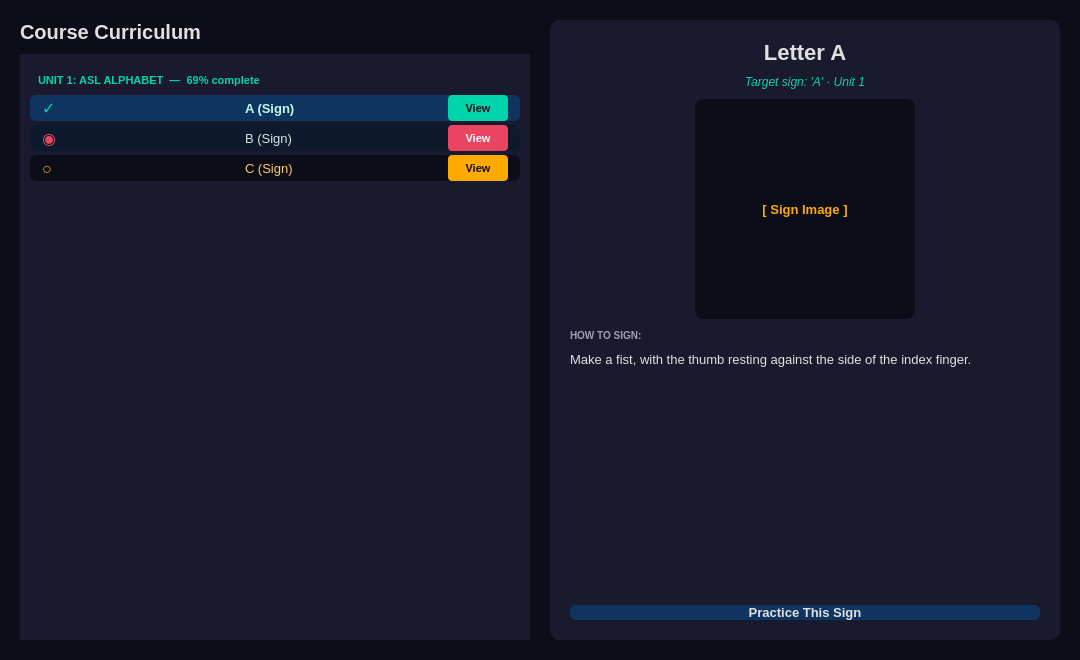
<?xml version='1.0' encoding='utf-8'?>
<ui version="4.0">
 <class>LearnScreen</class>
 <widget class="QWidget" name="pageLearn">
  <property name="geometry">
   <rect>
    <x>0</x>
    <y>0</y>
    <width>1080</width>
    <height>660</height>
   </rect>
  </property>
  <property name="styleSheet">
   <string>QWidget { background-color: #0d0d1a; }</string>
  </property>
  <layout class="QHBoxLayout" name="learnMainLayout">
   <property name="leftMargin">
    <number>20</number>
   </property>
   <property name="topMargin">
    <number>20</number>
   </property>
   <property name="rightMargin">
    <number>20</number>
   </property>
   <property name="bottomMargin">
    <number>20</number>
   </property>
   <property name="spacing">
    <number>20</number>
   </property>
   <item>
    <layout class="QVBoxLayout" name="learnLeftLayout">
     <property name="spacing">
      <number>10</number>
     </property>
     <item>
      <widget class="QLabel" name="learnTitleLabel">
       <property name="text">
        <string>Course Curriculum</string>
       </property>
       <property name="styleSheet">
        <string>QLabel { color: #e0e0e0; font-size: 20px; font-weight: bold; }</string>
       </property>
      </widget>
     </item>
     <item>
      <widget class="QScrollArea" name="learnScrollArea">
       <property name="widgetResizable">
        <bool>true</bool>
       </property>
       <property name="styleSheet">
        <string>QScrollArea { background-color: #1a1a2e; border-radius: 10px; border: none; } QScrollBar:vertical { background: #0d0d1a; width: 8px; border-radius: 4px; } QScrollBar::handle:vertical { background: #0f3460; border-radius: 4px; }</string>
       </property>
       <widget class="QWidget" name="learnScrollContents">
        <property name="styleSheet">
         <string>QWidget { background-color: #1a1a2e; }</string>
        </property>
        <layout class="QVBoxLayout" name="learnScrollLayout">
         <property name="leftMargin">
          <number>10</number>
         </property>
         <property name="topMargin">
          <number>10</number>
         </property>
         <property name="rightMargin">
          <number>10</number>
         </property>
         <property name="bottomMargin">
          <number>10</number>
         </property>
         <property name="spacing">
          <number>4</number>
         </property>
         <item>
          <widget class="QLabel" name="learnUnit1Header">
           <property name="text">
            <string>UNIT 1: ASL ALPHABET  —  69% complete</string>
           </property>
           <property name="styleSheet">
            <string>QLabel { color: #00d4aa; font-size: 11px; font-weight: bold; background: transparent; padding: 10px 5px 4px 5px; }</string>
           </property>
          </widget>
         </item>
         <item>
          <widget class="QFrame" name="learnLessonRowDone">
           <property name="minimumHeight">
            <number>45</number>
           </property>
           <property name="maximumHeight">
            <number>45</number>
           </property>
           <property name="styleSheet">
            <string>QFrame { background-color: #0f3460; border-radius: 6px; }</string>
           </property>
           <layout class="QHBoxLayout">
            <property name="leftMargin">
             <number>12</number>
            </property>
            <property name="topMargin">
             <number>0</number>
            </property>
            <property name="rightMargin">
             <number>12</number>
            </property>
            <property name="bottomMargin">
             <number>0</number>
            </property>
            <property name="spacing">
             <number>10</number>
            </property>
            <item>
             <widget class="QLabel" name="learnDoneStatusLabel">
              <property name="text">
               <string>✓</string>
              </property>
              <property name="styleSheet">
               <string>QLabel { color: #00d4aa; font-size: 16px; font-weight: bold; background: transparent; }</string>
              </property>
              <property name="maximumWidth">
               <number>24</number>
              </property>
             </widget>
            </item>
            <item>
             <widget class="QLabel" name="learnDoneNameLabel">
              <property name="text">
               <string>A (Sign)</string>
              </property>
              <property name="styleSheet">
               <string>QLabel { color: #c0faf0; font-size: 13px; font-weight: bold; background: transparent; }</string>
              </property>
             </widget>
            </item>
            <item>
             <widget class="QPushButton" name="learnDoneViewBtn">
              <property name="text">
               <string>View</string>
              </property>
              <property name="minimumSize">
               <size>
                <width>60</width>
                <height>26</height>
               </size>
              </property>
              <property name="maximumSize">
               <size>
                <width>60</width>
                <height>26</height>
               </size>
              </property>
              <property name="styleSheet">
               <string>QPushButton { background-color: #00d4aa; color: #0d0d1a; border: none; border-radius: 4px; font-size: 11px; font-weight: bold; } QPushButton:hover { background-color: #e94560; color: white; }</string>
              </property>
             </widget>
            </item>
           </layout>
          </widget>
         </item>
         <item>
          <widget class="QFrame" name="learnLessonRowInProgress">
           <property name="minimumHeight">
            <number>45</number>
           </property>
           <property name="maximumHeight">
            <number>45</number>
           </property>
           <property name="styleSheet">
            <string>QFrame { background-color: #0d1a2e; border-radius: 6px; }</string>
           </property>
           <layout class="QHBoxLayout">
            <property name="leftMargin">
             <number>12</number>
            </property>
            <property name="topMargin">
             <number>0</number>
            </property>
            <property name="rightMargin">
             <number>12</number>
            </property>
            <property name="bottomMargin">
             <number>0</number>
            </property>
            <property name="spacing">
             <number>10</number>
            </property>
            <item>
             <widget class="QLabel" name="learnProgressStatusLabel">
              <property name="text">
               <string>◉</string>
              </property>
              <property name="styleSheet">
               <string>QLabel { color: #e94560; font-size: 16px; font-weight: bold; background: transparent; }</string>
              </property>
              <property name="maximumWidth">
               <number>24</number>
              </property>
             </widget>
            </item>
            <item>
             <widget class="QLabel" name="learnProgressNameLabel">
              <property name="text">
               <string>B (Sign)</string>
              </property>
              <property name="styleSheet">
               <string>QLabel { color: #e0e0e0; font-size: 13px; background: transparent; }</string>
              </property>
             </widget>
            </item>
            <item>
             <widget class="QPushButton" name="learnProgressViewBtn">
              <property name="text">
               <string>View</string>
              </property>
              <property name="minimumSize">
               <size>
                <width>60</width>
                <height>26</height>
               </size>
              </property>
              <property name="maximumSize">
               <size>
                <width>60</width>
                <height>26</height>
               </size>
              </property>
              <property name="styleSheet">
               <string>QPushButton { background-color: #e94560; color: white; border: none; border-radius: 4px; font-size: 11px; font-weight: bold; } QPushButton:hover { background-color: #e94560; color: white; }</string>
              </property>
             </widget>
            </item>
           </layout>
          </widget>
         </item>
         <item>
          <widget class="QFrame" name="learnLessonRowNew">
           <property name="minimumHeight">
            <number>45</number>
           </property>
           <property name="maximumHeight">
            <number>45</number>
           </property>
           <property name="styleSheet">
            <string>QFrame { background-color: #0d0d1a; border-radius: 6px; }</string>
           </property>
           <layout class="QHBoxLayout">
            <property name="leftMargin">
             <number>12</number>
            </property>
            <property name="topMargin">
             <number>0</number>
            </property>
            <property name="rightMargin">
             <number>12</number>
            </property>
            <property name="bottomMargin">
             <number>0</number>
            </property>
            <property name="spacing">
             <number>10</number>
            </property>
            <item>
             <widget class="QLabel" name="learnNewStatusLabel">
              <property name="text">
               <string>○</string>
              </property>
              <property name="styleSheet">
               <string>QLabel { color: #ffaa00; font-size: 16px; font-weight: bold; background: transparent; }</string>
              </property>
              <property name="maximumWidth">
               <number>24</number>
              </property>
             </widget>
            </item>
            <item>
             <widget class="QLabel" name="learnNewNameLabel">
              <property name="text">
               <string>C (Sign)</string>
              </property>
              <property name="styleSheet">
               <string>QLabel { color: #ffcc66; font-size: 13px; background: transparent; }</string>
              </property>
             </widget>
            </item>
            <item>
             <widget class="QPushButton" name="learnNewViewBtn">
              <property name="text">
               <string>View</string>
              </property>
              <property name="minimumSize">
               <size>
                <width>60</width>
                <height>26</height>
               </size>
              </property>
              <property name="maximumSize">
               <size>
                <width>60</width>
                <height>26</height>
               </size>
              </property>
              <property name="styleSheet">
               <string>QPushButton { background-color: #ffaa00; color: #0d0d1a; border: none; border-radius: 4px; font-size: 11px; font-weight: bold; } QPushButton:hover { background-color: #e94560; color: white; }</string>
              </property>
             </widget>
            </item>
           </layout>
          </widget>
         </item>
         <item>
          <spacer>
           <property name="orientation">
            <enum>Qt::Vertical</enum>
           </property>
           <property name="sizeHint" stdset="0">
            <size>
             <width>20</width>
             <height>20</height>
            </size>
           </property>
          </spacer>
         </item>
        </layout>
       </widget>
      </widget>
     </item>
    </layout>
   </item>
   <item>
    <widget class="QFrame" name="learnDetailPanel">
     <property name="styleSheet">
      <string>QFrame { background-color: #1a1a2e; border-radius: 10px; }</string>
     </property>
     <layout class="QVBoxLayout" name="learnDetailLayout">
      <property name="leftMargin">
       <number>20</number>
      </property>
      <property name="topMargin">
       <number>20</number>
      </property>
      <property name="rightMargin">
       <number>20</number>
      </property>
      <property name="bottomMargin">
       <number>20</number>
      </property>
      <property name="spacing">
       <number>10</number>
      </property>
      <item>
       <widget class="QLabel" name="learnDetailTitleLabel">
        <property name="text">
         <string>Letter A</string>
        </property>
        <property name="alignment">
         <set>Qt::AlignCenter</set>
        </property>
        <property name="styleSheet">
         <string>QLabel { color: #e0e0e0; font-size: 22px; font-weight: bold; background: transparent; }</string>
        </property>
       </widget>
      </item>
      <item>
       <widget class="QLabel" name="learnDetailSubLabel">
        <property name="text">
         <string>Target sign: 'A' · Unit 1</string>
        </property>
        <property name="alignment">
         <set>Qt::AlignCenter</set>
        </property>
        <property name="styleSheet">
         <string>QLabel { color: #00d4aa; font-size: 12px; font-style: italic; background: transparent; }</string>
        </property>
       </widget>
      </item>
      <item>
       <layout class="QHBoxLayout">
        <item>
         <spacer>
          <property name="orientation">
           <enum>Qt::Horizontal</enum>
          </property>
          <property name="sizeHint" stdset="0">
           <size>
            <width>40</width>
            <height>20</height>
           </size>
          </property>
         </spacer>
        </item>
        <item>
         <widget class="QFrame" name="learnImageFrame">
          <property name="minimumSize">
           <size>
            <width>220</width>
            <height>220</height>
           </size>
          </property>
          <property name="maximumSize">
           <size>
            <width>220</width>
            <height>220</height>
           </size>
          </property>
          <property name="styleSheet">
           <string>QFrame { background-color: #0d0d1a; border-radius: 8px; }</string>
          </property>
          <layout class="QVBoxLayout">
           <item>
            <widget class="QLabel" name="learnImageLabel">
             <property name="text">
              <string>[ Sign Image ]</string>
             </property>
             <property name="alignment">
              <set>Qt::AlignCenter</set>
             </property>
             <property name="styleSheet">
              <string>QLabel { color: #ffaa00; font-size: 13px; font-weight: bold; background: transparent; }</string>
             </property>
            </widget>
           </item>
          </layout>
         </widget>
        </item>
        <item>
         <spacer>
          <property name="orientation">
           <enum>Qt::Horizontal</enum>
          </property>
          <property name="sizeHint" stdset="0">
           <size>
            <width>40</width>
            <height>20</height>
           </size>
          </property>
         </spacer>
        </item>
       </layout>
      </item>
      <item>
       <widget class="QLabel" name="learnHowToLabel">
        <property name="text">
         <string>HOW TO SIGN:</string>
        </property>
        <property name="styleSheet">
         <string>QLabel { color: #a0a0b0; font-size: 10px; font-weight: bold; background: transparent; }</string>
        </property>
       </widget>
      </item>
      <item>
       <widget class="QLabel" name="learnDescriptionLabel">
        <property name="text">
         <string>Make a fist, with the thumb resting against the side of the index finger.</string>
        </property>
        <property name="wordWrap">
         <bool>true</bool>
        </property>
        <property name="styleSheet">
         <string>QLabel { color: #e0e0e0; font-size: 13px; background: transparent; }</string>
        </property>
       </widget>
      </item>
      <item>
       <spacer>
        <property name="orientation">
         <enum>Qt::Vertical</enum>
        </property>
        <property name="sizeHint" stdset="0">
         <size>
          <width>20</width>
          <height>20</height>
         </size>
        </property>
       </spacer>
      </item>
      <item>
       <widget class="QPushButton" name="learnPracticeBtn">
        <property name="text">
         <string>Practice This Sign</string>
        </property>
        <property name="minimumHeight">
         <number>40</number>
        </property>
        <property name="styleSheet">
         <string>QPushButton { background-color: #0f3460; color: #e0e0e0; border: none; border-radius: 6px; font-size: 13px; font-weight: bold; } QPushButton:hover { background-color: #e94560; }</string>
        </property>
       </widget>
      </item>
     </layout>
    </widget>
   </item>
  </layout>
 </widget>
 <resources />
 <connections />
</ui>
